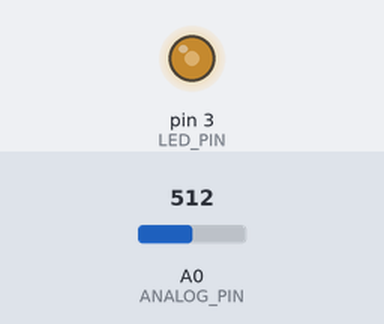
A sketch run on a simulated Arduino Uno, built with avr-gcc and run on an emulated ATmega328P. Parts: output pins drawn as LEDs (lit = HIGH). The test bench sets the inputs (shaded band); at power-on: A0 (ANALOG_PIN) = 512.

Above: at 1.2 s.
1.3 s: A0 (ANALOG_PIN) set to 716
At 2.3 s:
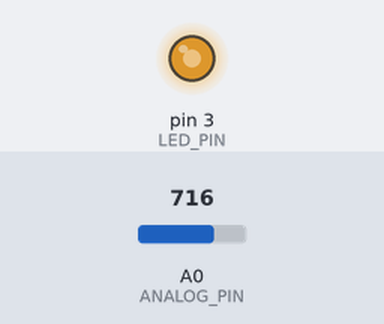
2.8 s: A0 (ANALOG_PIN) set to 900
At 3.5 s:
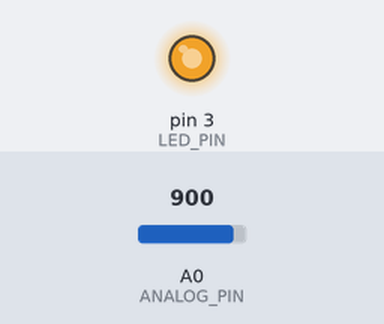
4.3 s: A0 (ANALOG_PIN) set to 122
At 4.6 s:
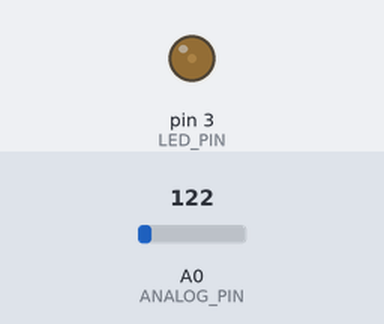
5.8 s: A0 (ANALOG_PIN) set to 0
At 7.0 s:
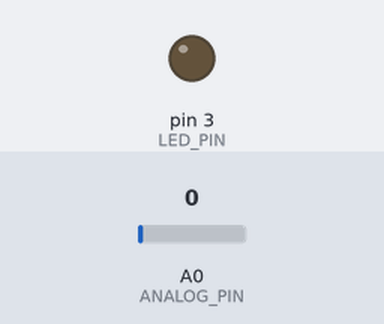
7.3 s: A0 (ANALOG_PIN) set to 511
At 8.1 s:
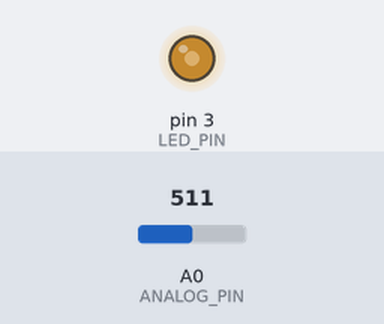
Timing chart, 0 to 9.8 s (numbered marks = the images above; inputs shaded):
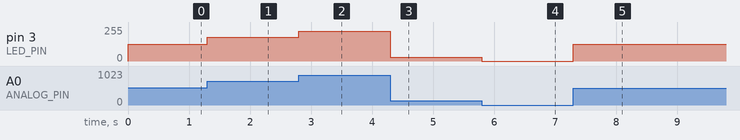

The sketch:

C-analogInPWMOut.ino
```cpp
/*****************************************************************************************
 *    RG 101 - Pulse-Width Modulation (PWM)
 *     AnalogIn        _____________                         _____________
 *     PWM Out        |             |                       |             |
 *                    |             |                       |             |
 *            ________|             |_______________________|             |_______________________
 *
 *  This code will set the brightness of an LED based on ana analog input
 *
 *  Digital 3 - RobotGeek LED
 *  Analog 0 - Robotgeek Knob or other Analog Sensor
 *
 * For a more in depth explanation of wiring,  this code and more information on using
 * Digital outputs and Arduino check out our Digital Output Tutorial
 * http://learn.robotgeek.com/robotgeek-101-1/232-pwm-primer.html
 *
 *
 * Important Functions
 *  analogRead()
 *  analogWrite()
 *  map()
 *****************************************************************************************/

const int ANALOG_PIN = 0;
const int LED_PIN = 3;      //pin number for the led pin - this is 'const' since it will not change during code, and saves Arduino memory

int analogSensorValue;   //the raw value read from the analog sensor
int pwmValue;           //holds the current PWM value (0-255)\

//setup runs once when the Geekduino/Arduino is turned on
void setup()
{
  pinMode(LED_PIN, OUTPUT); //set LED_PIN to be an output
} //setup() is done, go to loop()

//loop runs forever once setup is complete
void loop()
{
  analogSensorValue = analogRead(ANALOG_PIN);   //read the analog sensor and store it in 'analogSensorValue'

  //the map functions converts a number from one range to another, thus 'mapping' the value.
  //the map syntax is as follows:
  //    map(input, inputLow, inputHigh, outputLow, outputHigh);
  //So in this example, the 'analogSensorValue' is mapped from it's Low/High values (0-1023) to the PWM output values (0-255)
  //'0' is mapped to '0', '512' is mapped to 128', '1023' is mapped to '255'
  pwmValue = map(analogSensorValue, 0, 1023, 0, 255);

  analogWrite(LED_PIN, pwmValue);   //set LED_PIN to whatever value is in pwmValue, thus adjusting the LED based on the analog sensor


}//go back to the first line in loop()
```

Measured:
- after the input at 1.3 s, pin 3 (LED_PIN): 127/255 → 178/255 at once
- after the input at 2.8 s, pin 3 (LED_PIN): 178/255 → 224/255 at once
- after the input at 4.3 s, pin 3 (LED_PIN): 224/255 → 30/255 at once
- after the input at 5.8 s, pin 3 (LED_PIN): 30/255 → 0/255 at once
- after the input at 7.3 s, pin 3 (LED_PIN): 0/255 → 127/255 at once
